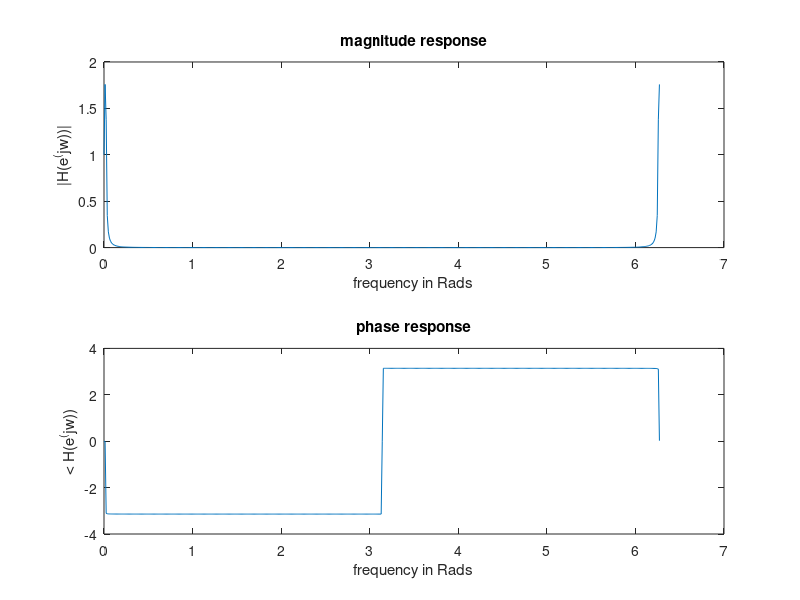

Here is the MATLAB script that generated this plot:
clc;
close all;

T = 1/100; %Sampling time



b = [1 2 1]; 
a = [11462 -22916 11458];

%H(z) numerator and denominator 

[H,w] = freqz(b,a,512,"whole");
subplot(2,1,1);
plot(w,abs(H));                                           % Plotting the magnitude response
title("magnitude response");
xlabel("frequency in Rads");
ylabel("|H(e^(jw))|");

subplot(2,1,2);
plot(w,angle(H));
title("phase response");                                  % Plotting the phase response
xlabel("frequency in Rads");
ylabel("< H(e^(jw))");
